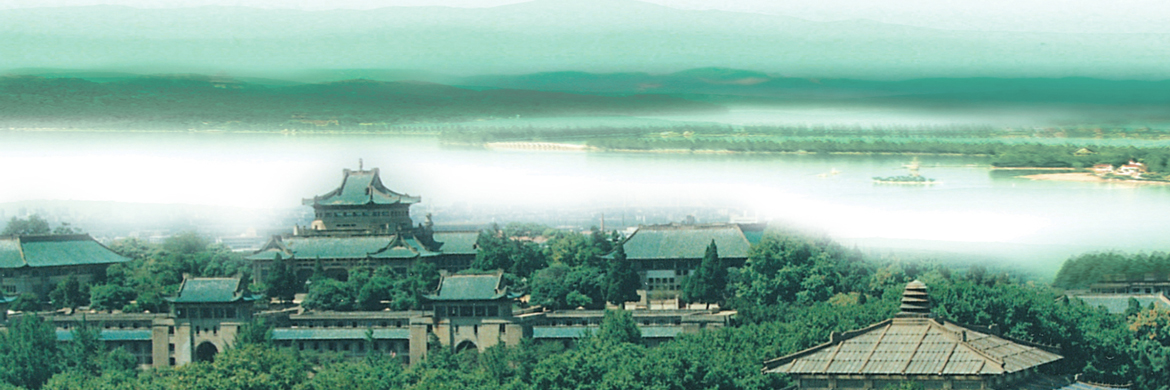
#> input picture lab1/4_dct/data/cover.png, 1170 x 390 px
$ python exp_4_4.py
#> lines starting #> are read from the running program, lines starting #| are printed output that depends on the picture
"""4.4：DCT 两点法嵌入/提取，比较 alpha 和 JPEG 质量对误码率的影响。"""
from pathlib import Path
import csv

import matplotlib
matplotlib.use("Agg")
import matplotlib.pyplot as plt
import numpy as np
from PIL import Image
from scipy.fft import dctn, idctn

BASE = Path(__file__).resolve().parent
COVER = BASE / "data/cover.png"
MESSAGE = BASE / "data/message_4_4.bin"
OUTPUT = BASE / "output/4_4"
ALPHAS = [4, 8, 16, 32, 64]
QUALITIES = [10, 30, 50, 70, 90, 95, 100]
P1, P2 = (4, 1), (3, 2)  # 课件一基坐标 (5,2)、(4,3)。


def embed(image, bits, alpha):
    """每个完整8×8块嵌入1 bit，保证两系数之差至少为alpha。"""
    h, w = image.shape[0] // 8 * 8, image.shape[1] // 8 * 8
    if len(bits) > (h // 8) * (w // 8):
        raise ValueError("消息长度超过完整8×8块的数量。")
    if h == 0 or w == 0 or alpha <= 0:
        raise ValueError("需要至少8×8的载体和正数alpha。")
    blocks = image[:h, :w].astype(float).reshape(h // 8, 8, w // 8, 8).transpose(0, 2, 1, 3)
    coefficients = dctn(blocks - 128, axes=(-2, -1), norm="ortho")
    flat = coefficients.reshape(-1, 8, 8)
    c1 = flat[:len(bits), P1[0], P1[1]].copy()
    c2 = flat[:len(bits), P2[0], P2[1]].copy()
    sign = bits.astype(float) * 2 - 1
    # bit=1: c1-c2>=alpha；bit=0: c2-c1>=alpha。
    change = sign * np.maximum(0, alpha - sign * (c1 - c2)) / 2
    flat[:len(bits), P1[0], P1[1]] = c1 + change
    flat[:len(bits), P2[0], P2[1]] = c2 - change
    restored = idctn(coefficients, axes=(-2, -1), norm="ortho") + 128
    result = image.copy()
    result[:h, :w] = np.clip(np.rint(restored.transpose(0, 2, 1, 3).reshape(h, w)), 0, 255).astype(np.uint8)
    return result


def extract(image, n):
    """比较对应块的两个中频系数，无需原图及alpha。"""
    h, w = image.shape[0] // 8 * 8, image.shape[1] // 8 * 8
    blocks = image[:h, :w].astype(float).reshape(h // 8, 8, w // 8, 8).transpose(0, 2, 1, 3)
    coefficients = dctn(blocks - 128, axes=(-2, -1), norm="ortho").reshape(-1, 8, 8)[:n]
    return (coefficients[:, P1[0], P1[1]] > coefficients[:, P2[0], P2[1]]).astype(np.uint8)


image = np.array(Image.open(COVER).convert("L"))
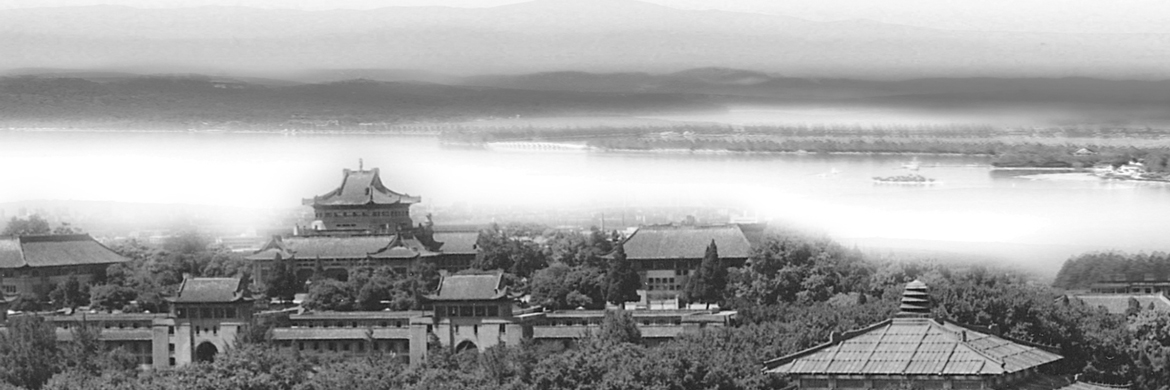
#> image: shape (390, 1170); min 9, max 255, mean 163.1
#> (the run stopped early here; a loop or call above may not have finished)
